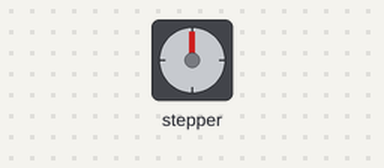
Simulated run of this sketch. Board: Arduino Uno, built with avr-gcc and run on an emulated ATmega328P. Shown: stepper motor. Wiring (inferred from the names in the program): stepper motor driver (200 steps per turn assumed): step pin 3; direction pin 2; enable pin 4. At 0.6 s the program stops and its outputs stay as they are.

Above: at 0.0 s.
At 0.44 s:
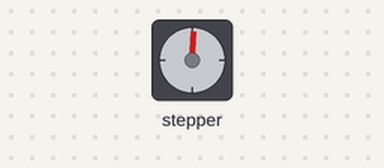
Timing chart, 0 to 2.1 s (numbered marks = the images above):
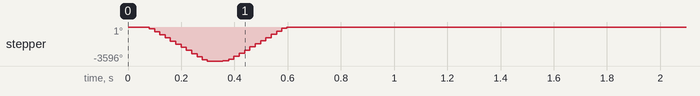

Measured:
- by itself, stepper: turns 3596° counter-clockwise in 0.24 s, then 3596° clockwise in 0.24 s

The sketch:

Stepper3_linearSpeed.ino
```cpp
#define DIR_PIN          2
#define STEP_PIN         3
#define ENABLE_PIN       4

void setup() {
  pinMode(STEP_PIN,   OUTPUT);
  pinMode(DIR_PIN,    OUTPUT);
  pinMode(ENABLE_PIN, OUTPUT);
}

#define STEPS 999

void constantAccel() {
  int delays[STEPS];
  float angle = 1;
  float accel = 0.01;
  float c0 = 1500;
  float lastDelay = 0;
  int highSpeed = 100;
  for (int i = 0; i < STEPS; i++) {
    float d = c0;
    if ( i > 0 )
      d = lastDelay - (2 * lastDelay) / (4 * i + 1);
    if ( d < highSpeed )
      d = highSpeed;
    delays[i] = d;
    lastDelay = d;
  }

  // use delays from the array, forward
  for (int i = 0; i < STEPS; i++) {
    digitalWrite(STEP_PIN, HIGH);
    delayMicroseconds( delays[i] );
    digitalWrite(STEP_PIN, LOW);
  }

  // use delays from the array, backward
  for (int i = 0; i < STEPS; i++) {
    digitalWrite(STEP_PIN, HIGH);
    delayMicroseconds( delays[STEPS-i-1] );
    digitalWrite(STEP_PIN, LOW);
  }
}

void loop() {

  digitalWrite(DIR_PIN, LOW);
  constantAccel();
  digitalWrite(DIR_PIN, HIGH);
  constantAccel();
  digitalWrite(ENABLE_PIN, HIGH);

  while (true);
}
```
